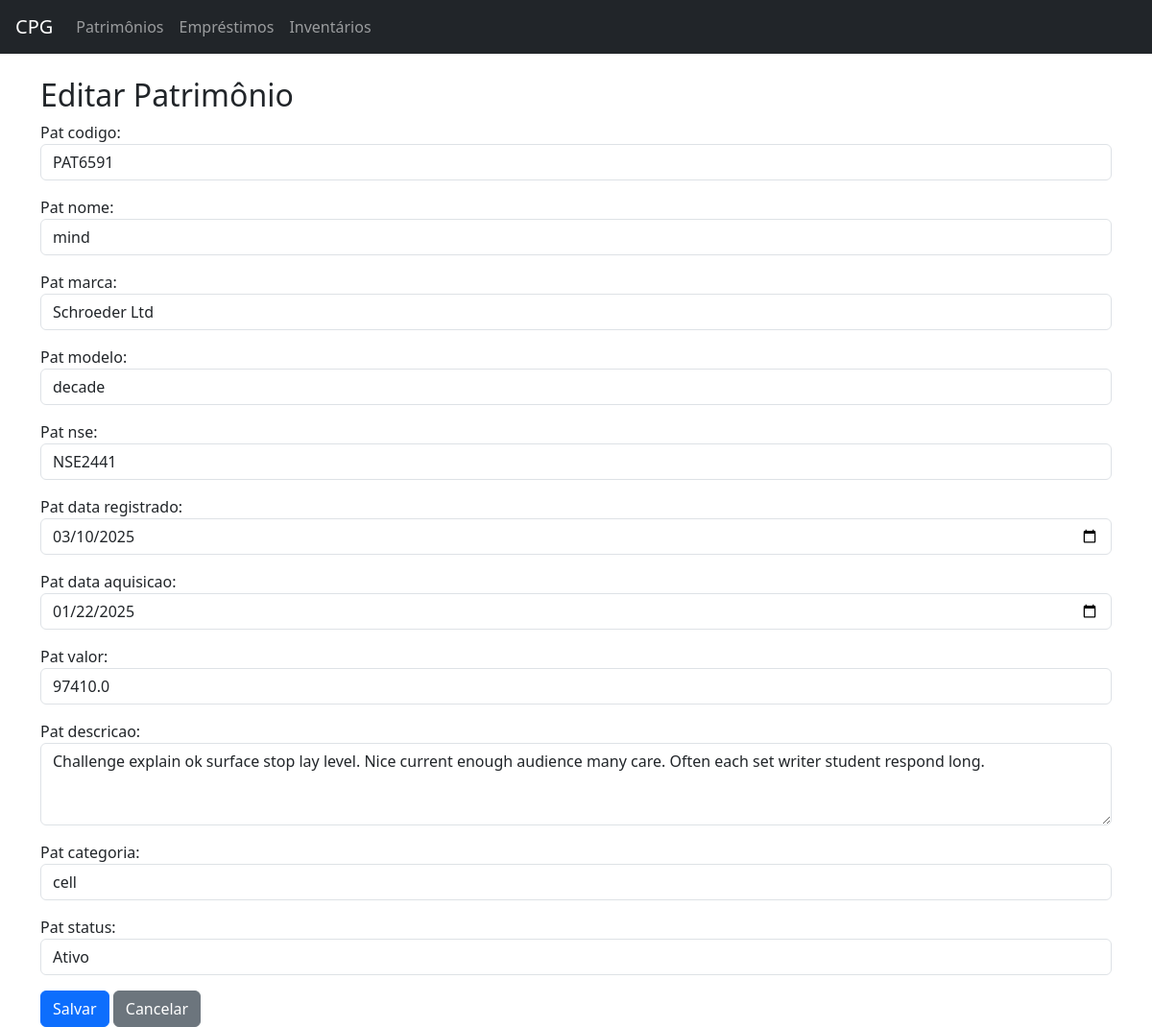
The app's page /sistema/patrimonios/3/editar/, older data.
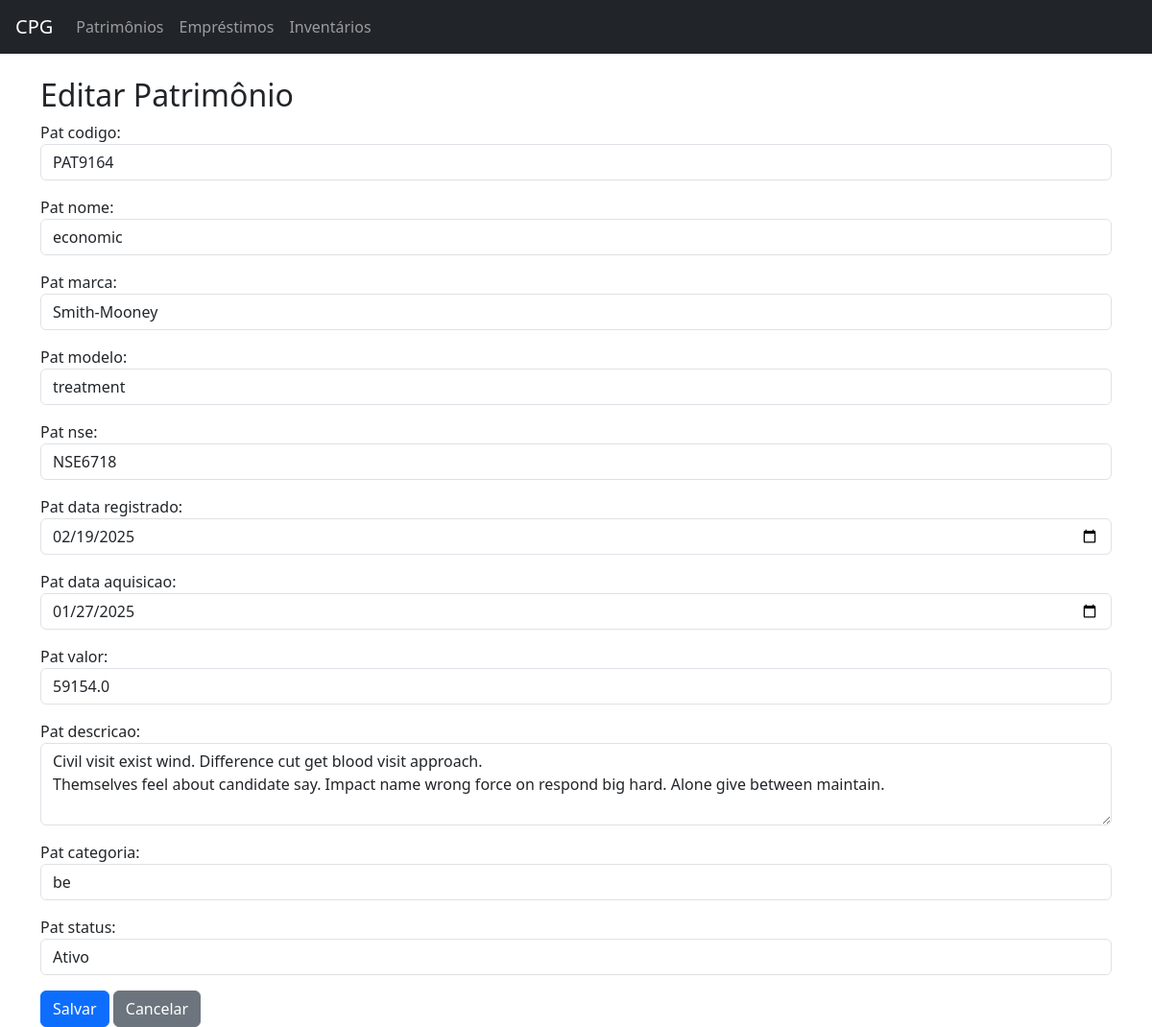
The same page, newer data.
### patrimonio/models.py (models this page shows, shortened)
class Patrimonio(models.Model):
    pat_codigo = models.CharField(max_length=20, unique=True)  # Código de tombamento
    pat_nome = models.CharField(max_length=100)
    pat_marca = models.CharField(max_length=100)
    pat_modelo = models.CharField(max_length=100)
    pat_nse = models.CharField(max_length=50, unique=True)
    pat_data_registrado = models.DateField()
    pat_data_aquisicao = models.DateField()
    pat_valor = models.FloatField()
    pat_descricao = models.TextField(blank=True, null=True)
    pat_categoria = models.CharField(max_length=100)
    pat_status = models.CharField(
        max_length=20,
        choices=[('ativo', 'Ativo'), ('manutencao', 'Em Manutenção'), ('baixado', 'Baixado')],
        default='ativo'
    )

### patrimonio/views.py (the view)
# urls.py: path('patrimonios/<int:id>/editar/', views.editar_patrimonio, name='editar_patrimonio'),
def editar_patrimonio(request, id):
    patrimonio = get_object_or_404(Patrimonio, id=id)
    if request.method == 'POST':
        form = PatrimonioForm(request.POST, instance=patrimonio)
        if form.is_valid():
            form.save()
            return redirect('listar_patrimonios')
    else:
        form = PatrimonioForm(instance=patrimonio)
    return render(request, 'patrimonios/editar_patrimonio.html', {'form': form, 'patrimonio': patrimonio})

### patrimonio/forms.py
class PatrimonioForm(forms.ModelForm):
    class Meta:
        model = Patrimonio
        fields = '__all__'
        widgets = {
            'pat_codigo': forms.TextInput(attrs={'class': 'form-control'}),
            'pat_nome': forms.TextInput(attrs={'class': 'form-control'}),
            'pat_marca': forms.TextInput(attrs={'class': 'form-control'}),
            'pat_modelo': forms.TextInput(attrs={'class': 'form-control'}),
            'pat_nse': forms.TextInput(attrs={'class': 'form-control'}),
            'pat_data_registrado': forms.DateInput(attrs={'class': 'form-control', 'type': 'date'}),
            'pat_data_aquisicao': forms.DateInput(attrs={'class': 'form-control', 'type': 'date'}),
            'pat_valor': forms.NumberInput(attrs={'class': 'form-control'}),
            'pat_descricao': forms.Textarea(attrs={'class': 'form-control', 'rows': 3}),
            'pat_categoria': forms.TextInput(attrs={'class': 'form-control'}),
            'pat_status': forms.Select(attrs={'class': 'form-control'}),
        }

### patrimonio/templates/patrimonios/editar_patrimonio.html (shortened to what this page needs)
{% extends 'patrimonios/base.html' %}
{% block content %}
<h2>Editar Patrimônio</h2>
<form method="post">
    {{ form.as_p }}
    <button type="submit" class="btn btn-primary">Salvar</button>
    <a href="{% url 'listar_patrimonios' %}" class="btn btn-secondary">Cancelar</a>
</form>
{% endblock %}

Row changes from the older to the newer data that the page shows:
changed Patrimonio "Ativo": pat_codigo "PAT6591" → "PAT9164"; pat_nome "mind" → "economic"; pat_marca "Schroeder Ltd" → "Smith-Mooney"; pat_modelo "decade" → "treatment"; pat_nse "NSE2441" → "NSE6718"; pat_data_registrado "03/10/2025" → "02/19/2025"; pat_data_aquisicao "01/22/2025" → "01/27/2025"; pat_valor "97410.0" → "59154.0"; pat_descricao "Challenge explain ok surface stop lay level. Nice current enough audience many care. Often each set writer student respond long." → "Civil visit exist wind. Difference cut get blood visit approach. Themselves feel about candidate say. Impact name wrong force on respond big hard. Alone give between maintain."; pat_categoria "cell" → "be"
